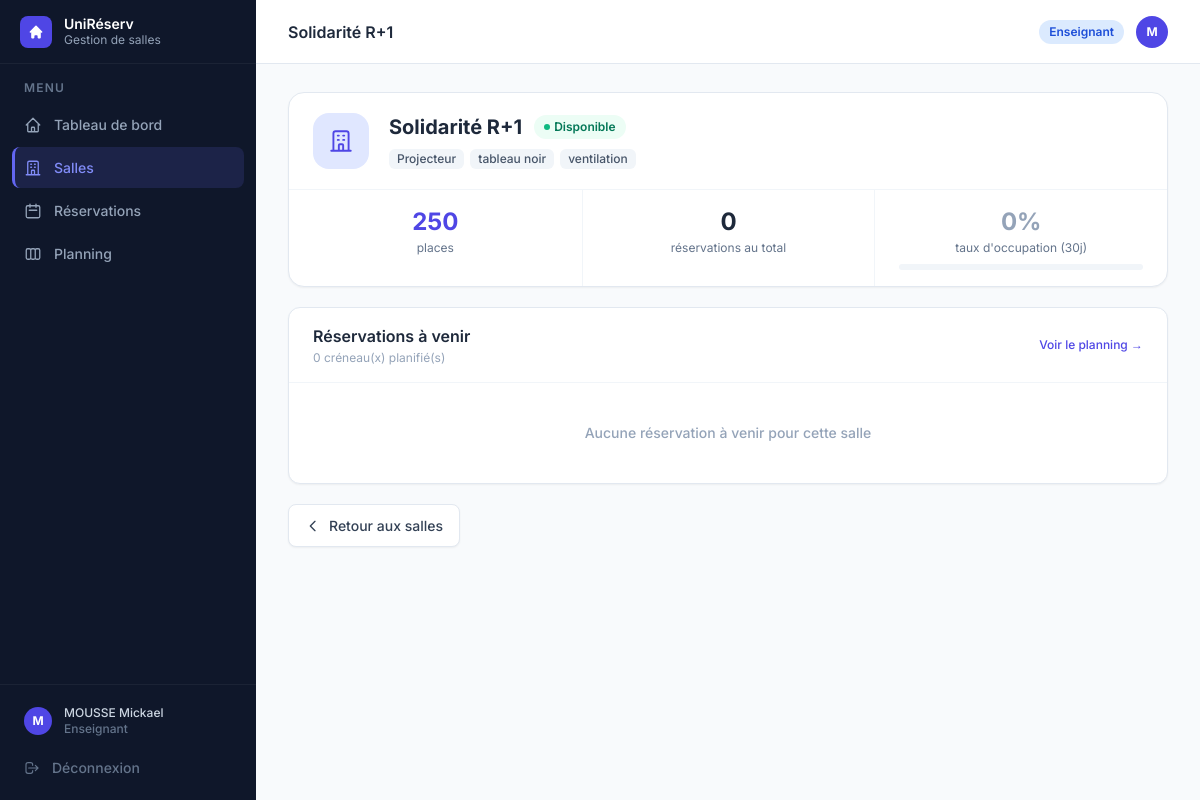
Before: /salles/4/detail (signed in) with the older database file.
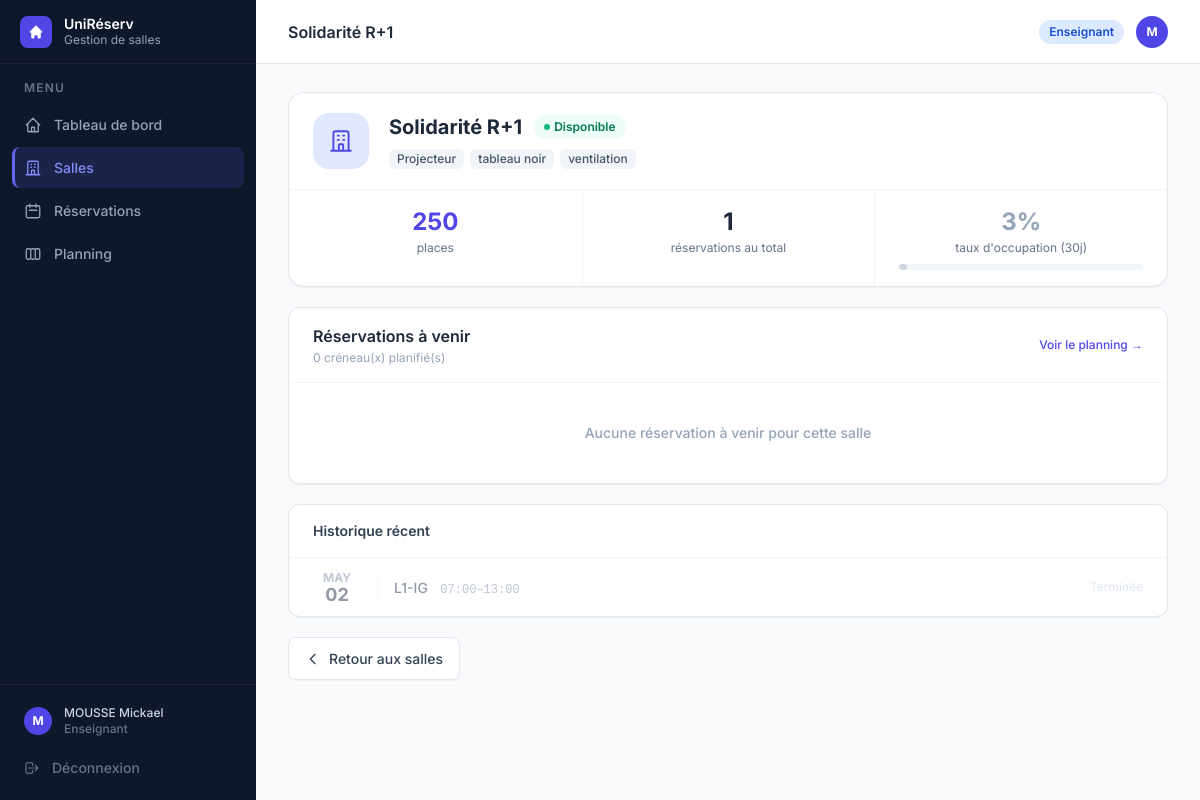
After: the same page with the newer database file.
### tables this page shows
CREATE TABLE reservations (
            id              INTEGER PRIMARY KEY,
            salle_id        INTEGER NOT NULL,
            responsable_id  INTEGER NOT NULL,
            classe          TEXT    NOT NULL,
            date            TEXT    NOT NULL,
            heure_debut     TEXT    NOT NULL,
            heure_fin       TEXT    NOT NULL,
            matiere         TEXT    DEFAULT '',
            statut          TEXT    NOT NULL DEFAULT 'en_attente',
            date_creation   TEXT    NOT NULL, enseignant_id INTEGER,
            FOREIGN KEY (salle_id)       REFERENCES salles(id),
            FOREIGN KEY (responsable_id) REFERENCES utilisateurs(id)
        );

### gestion de salle/app.py (the view)
@app.route("/salles/<int:salle_id>/detail")
@login_required
def salles_detail(salle_id):
    bd, utilisateurs, salles_dict, toutes = get_data()
    salle = salles_dict.get(salle_id)
    if not salle:
        flash("Salle introuvable.", "error")
        return redirect(url_for("salles"))
    res_salle = sorted(
        [r for r in toutes if r.salle.id == salle_id],
        key=lambda r: (r.date, r.heure_debut),
    )
    aujourd_hui = date.today()
    prochaines  = [r for r in res_salle if r.date >= aujourd_hui
                   and r.statut in (StatutReservation.CONFIRMEE, StatutReservation.EN_ATTENTE)]
    passees     = [r for r in res_salle if r.date < aujourd_hui
                   or r.statut == StatutReservation.TERMINEE]
    il_y_a_30j  = aujourd_hui - timedelta(days=30)
    res_30j     = [r for r in res_salle if il_y_a_30j <= r.date <= aujourd_hui]
    jours_occ   = len(set(r.date for r in res_30j))
    taux        = round(jours_occ / 30 * 100)
    return render_template("salle_detail.html", active="salles",
                           salle=salle,
                           prochaines=prochaines[:10],
                           passees=passees[-5:],
                           taux_occupation=taux,
                           nb_total=len(res_salle),
                           StatutReservation=StatutReservation)

### gestion de salle/app.py (called while the page is built)
def get_bd():
    return BaseDonneesSQLite()

def _get_unites_dict():
    from flask import g
    if not hasattr(g, 'unites_dict'):
        g.unites_dict = {u.id: u for u in get_bd().charger_toutes_unites()}
    return g.unites_dict

def _format_classe(classe: str) -> str:
    if not classe:
        return ''
    unites = _get_unites_dict()
    parts = []
    for c in classe.split(','):
        c = c.strip()
        if c.startswith('U') and c[1:].isdigit():
            u = unites.get(int(c[1:]))
            parts.append(f"{u.niveau}-{u.abreviation or u.nom[:6]}" if u else c)
        else:
            parts.append(c)
    return ', '.join(parts)

@app.context_processor
def inject_format_classe():
    return dict(format_classe=_format_classe)

def login_required(f):
    @wraps(f)
    def decorated(*args, **kwargs):
        if "user_id" not in session:
            return redirect(url_for("login"))
        return f(*args, **kwargs)
    return decorated

### gestion de salle/models/etablissement.py (called while the page is built)
    @property
    def id(self) -> int: return self.__id

    @id.setter
    def id(self, v: int):
        if self.__id is None: self.__id = v

    @property
    def niveau(self) -> str: return self.__niveau

### gestion de salle/templates/salle_detail.html (shortened to what the changed rows need)
{% extends "base.html" %}
{% block heading %}{{ salle.nom }}{% endblock %}
{% block content %}
<div class="space-y-5">
  <div class="bg-white rounded-2xl border border-slate-200 shadow-sm overflow-hidden">
    <div class="px-6 py-5 flex items-center gap-5">
      <div class="flex-1 min-w-0">
        <div class="flex items-center gap-3 flex-wrap">
          <h2 class="text-xl font-bold text-slate-800">{{ salle.nom }}</h2>
        </div>
        {% if salle.equipements %}
        <div class="flex flex-wrap gap-1.5 mt-2">
          {% for eq in salle.equipements %}
          <span class="px-2 py-0.5 rounded-md bg-slate-100 text-slate-600 text-xs font-medium">{{ eq }}</span>
          {% endfor %}
        </div>
        {% endif %}
      </div>
    </div>
    <div class="border-t border-slate-100 grid grid-cols-3 divide-x divide-slate-100">
      <div class="px-6 py-4 text-center">
        <p class="text-2xl font-bold text-slate-800">{{ nb_total }}</p>
        <p class="text-xs text-slate-500 mt-0.5">réservations au total</p>
      </div>
      <div class="px-6 py-4 text-center">
        <div class="flex items-center justify-center gap-2">
          <p class="text-2xl font-bold {% if taux_occupation > 60 %}text-amber-600{% elif taux_occupation > 30 %}text-emerald-600{% else %}text-slate-400{% endif %}">
            {{ taux_occupation }}%
          </p>
        </div>
        <div class="w-full bg-slate-100 rounded-full h-1.5 mt-2 overflow-hidden">
          <div class="h-1.5 rounded-full transition-all
            {% if taux_occupation > 60 %}bg-amber-500{% elif taux_occupation > 30 %}bg-emerald-500{% else %}bg-slate-300{% endif %}"
               style="width: {{ taux_occupation }}%"></div>
        </div>
      </div>
    </div>
  </div>
  {% if passees %}
  <div class="bg-white rounded-xl border border-slate-200 shadow-sm overflow-hidden">
    <div class="px-6 py-4 border-b border-slate-100">
      <h3 class="font-semibold text-slate-700 text-sm">Historique récent</h3>
    </div>
    <div class="divide-y divide-slate-50">
      {% for r in passees|reverse %}
      <div class="px-6 py-3 flex items-center gap-4 opacity-60">
        <div class="w-12 shrink-0 text-center">
          <p class="text-xs font-bold text-slate-400 uppercase">{{ r.date.strftime('%b') }}</p>
          <p class="text-lg font-bold text-slate-600 leading-none">{{ r.date.strftime('%d') }}</p>
        </div>
        <div class="flex-1 min-w-0">
          <span class="font-medium text-slate-600 text-sm">{{ format_classe(r.classe) }}</span>
          <span class="text-xs text-slate-400 ml-2 font-mono">{{ r.heure_debut.strftime('%H:%M') }}–{{ r.heure_fin.strftime('%H:%M') }}</span>
        </div>
        <span class="text-xs text-slate-300">Terminée</span>
      </div>
      {% endfor %}
    </div>
  </div>
  {% endif %}
</div>
{% endblock %}

Changed rows visible on the page:
added reservations: date "MAY", date "02", classe "L1-IG", heure_debut "07:00", heure_fin "13:00"
Other visible differences:
{{ nb_total }}: "0" → "1"
{{ taux_occupation }}: "0" → "3"
text now shown: "Historique récent"
